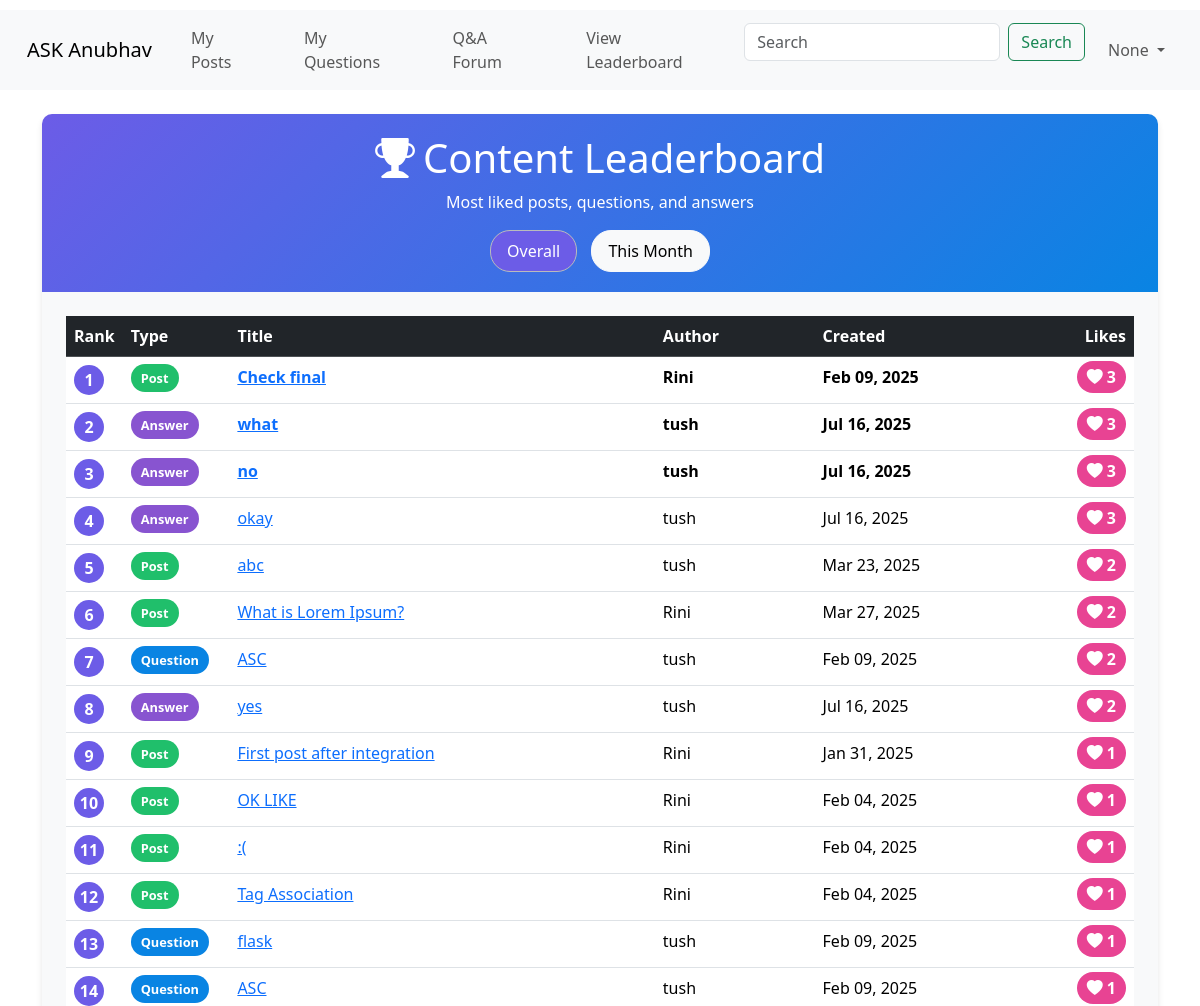
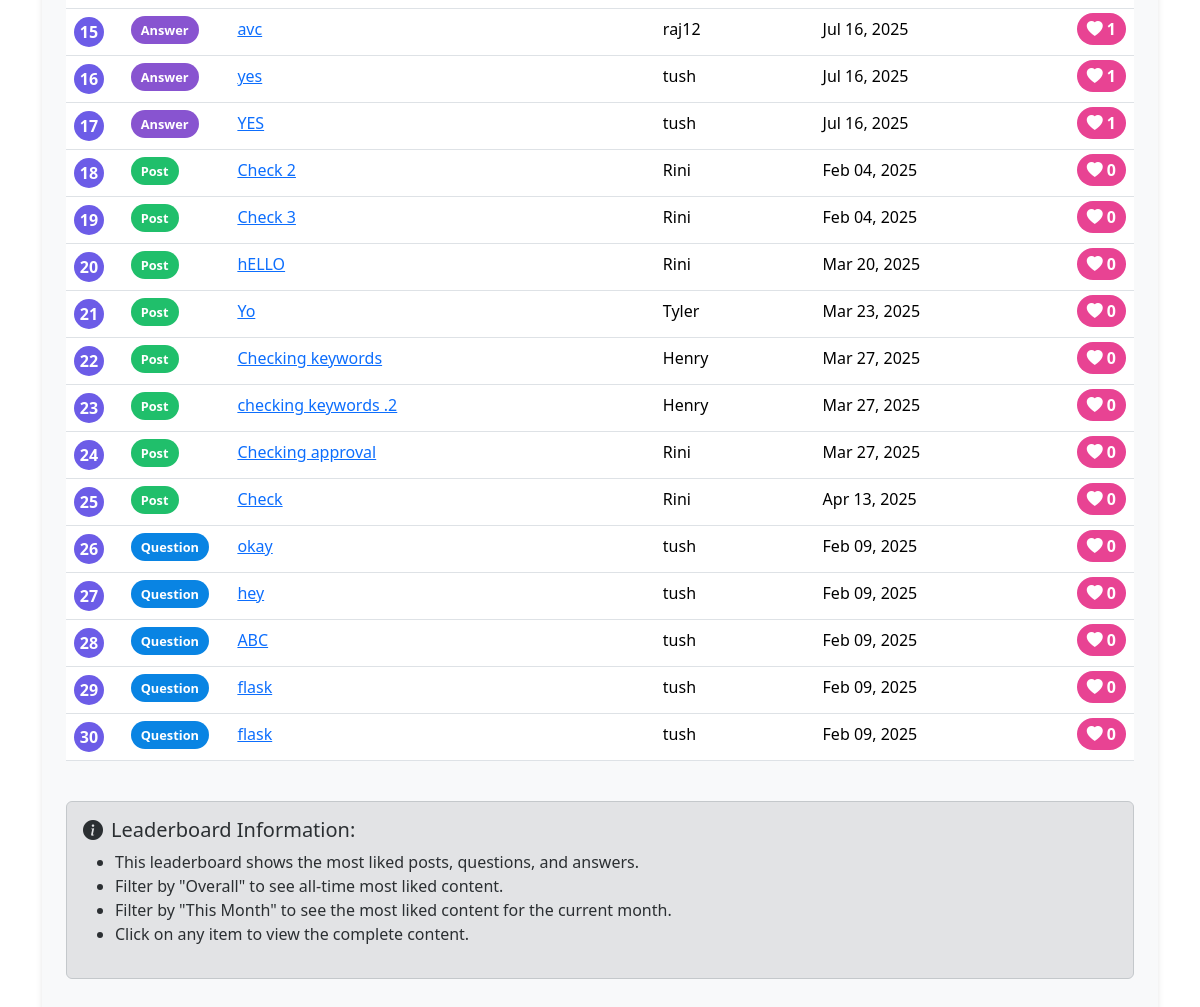
The app's page /leaderboard with its own data (2 pictures, top to bottom).
### merged.py (models this page shows, shortened)
class Post(db.Model):
    __tablename__ = 'post'
    id = db.Column(db.Integer, primary_key=True)
    title = db.Column(db.String(100), nullable=False)
    body = db.Column(db.Text, nullable=False)
    keywords = db.Column(db.String(255))
    date_of_post = db.Column(db.DateTime, default=lambda: datetime.now(timezone.utc))
    student_id = db.Column(db.Integer, nullable=False)
    like_count = db.Column(db.Integer, default=0)
    tags = db.relationship('Tag', secondary=post_tags, lazy='subquery', backref=db.backref('posts', lazy=True))
    approval = db.relationship('PostApproval', uselist=False, back_populates='post')

class User(db.Model):
    student_id = db.Column(db.Integer, primary_key=True)
    username = db.Column(db.String(100), nullable=False, unique=True)
    password = db.Column(db.String(100), nullable=False)
    is_faculty = db.Column(db.Boolean, default=False)
    email = db.Column(db.String(120), unique=True)

### merged.py (the view)
@app.route('/leaderboard')
def leaderboard():
    filter_type = request.args.get('filter', 'overall')
    posts_query = """
        SELECT
            'post' as content_type,
            p.id,
            p.title,
            p.like_count,
            u.username as author,
            p.date_of_post as date_created
        FROM
            post p
        JOIN
            user u ON p.student_id = u.student_id
    """
    questions_query = """
        SELECT
            'question' as content_type,
            q.id,
            q.title,
            q.like_count,
            u.username as author,
            p.date_of_post as date_created
        FROM
            question q
        JOIN
            user u ON q.student_id = u.student_id
        JOIN
            post p ON q.post_id = p.id
    """
    answers_query = """
        SELECT
            'answer' as content_type,
            a.id,
            CASE
                WHEN LENGTH(a.body) > 30 THEN SUBSTR(a.body, 1, 30) || '...'
                ELSE a.body
            END as title,
            a.like_count,
            u.username as author,
            CURRENT_TIMESTAMP as date_created
        FROM
            answer a
        JOIN
            user u ON a.student_id = u.student_id
    """
    if filter_type == 'month':
        first_day = datetime.now().replace(day=1, hour=0, minute=0, second=0, microsecond=0)
        posts_query += f" WHERE p.date_of_post >= '{first_day}'"
        questions_query += f" WHERE p.date_of_post >= '{first_day}'"
    combined_query = f"""
        {posts_query}
        UNION ALL
        {questions_query}
        UNION ALL
        {answers_query}
        ORDER BY like_count DESC
        LIMIT 30
    """
    results = db.session.execute(text(combined_query))
    leaderboard_data = []
    rank = 1
    for row in results:
        leaderboard_data.append({
            'rank': rank,
            'content_type': row.content_type,
            'id': row.id,
            'title': row.title if row.title else 'Untitled',
            'like_count': row.like_count or 0,
            'author': row.author,
            'date_created': row.date_created
        })
        rank += 1
    return render_template('ASK_Anubhav/Student/leaderboard.html', leaderboard=leaderboard_data, filter_type=filter_type, username=session.get('username'))

### merged.py (called while the page is built)
@app.context_processor
def inject_session():
    try:
        return dict(session=session)  # Inject session into all templates
    except Exception as e:
        print("Session not created due to: {str(e)}")
        return dict(session={})

@app.template_filter('datetime')
def format_datetime(value):
    if not value:
        return ""
    if isinstance(value, str):
        try:
            value = datetime.fromisoformat(value.replace('Z', '+00:00'))
        except Exception:
            try:
                value = datetime.strptime(value, '%Y-%m-%d %H:%M:%S')
            except Exception:
                return value
    return value.strftime('%b %d, %Y')

### templates/ASK_Anubhav/Student/leaderboard.html (shortened to what this page needs)
<!DOCTYPE html>
<html lang="en">
<head>
  <link rel="stylesheet" href="{{ url_for('static', filename='style.css') }}">
  <link href="https://cdn.jsdelivr.net/npm/bootstrap@5.3.3/dist/css/bootstrap.min.css" rel="stylesheet">
  <link href="https://cdn.jsdelivr.net/npm/bootstrap-icons/font/bootstrap-icons.css" rel="stylesheet">
</head>
<body>
    <nav class="navbar navbar-expand-lg bg-body-tertiary">
        <div class="container-fluid">
          <a class="navbar-brand" href="{{ url_for('index') }}">ASK Anubhav</a>
          <div class="collapse navbar-collapse" id="navbarSupportedContent">
            <ul class="navbar-nav me-auto mb-2 mb-lg-0">
              <li class="nav-item">
                <a class="nav-link" aria-current="page" href="{{ url_for('my_posts') }}">My Posts</a>
              </li>
              <li class="nav-item">
                <a class="nav-link" href="{{ url_for('my_questions') }}">My Questions</a>
              </li>
              <li class="nav-item">
                <a class="nav-link" href="{{ url_for('qa_forum') }}">Q&A Forum</a>
              </li>
              <li class="nav-item">
                <a class="nav-link" href="{{ url_for('leaderboard') }}">View Leaderboard</a>
              </li>
            </ul>
            <form class="d-flex mb-3" method="GET" action="{{ url_for('index') }}">
              <input class="form-control me-2" type="search" name="search" placeholder="Search" value="{{ search_query }}"
                aria-label="Search">
              <button class="btn btn-outline-success" type="submit">Search</button>
            </form>
            <ul class="navbar-nav">
              <li class="nav-item dropdown">
                <a class="nav-link dropdown-toggle" href="#" id="navbarDropdown" role="button" data-bs-toggle="dropdown"
                  aria-expanded="false">
                  {{ username }}
                </a>
              </li>
            </ul>
          </div>
        </div>
      </nav>
  <div class="container mt-4">
      <div class="leaderboard-card">
          <div class="leaderboard-header">
              <h1><i class="bi bi-trophy-fill me-2"></i>Content Leaderboard</h1>
              <p class="mb-0">Most liked posts, questions, and answers</p>
              <div class="mt-3">
                  <a href="{{ url_for('leaderboard', filter='overall') }}"
                     class="btn btn-light filter-btn {% if filter_type == 'overall' %}active{% endif %}">
                      Overall
                  </a>
                  <a href="{{ url_for('leaderboard', filter='month') }}"
                     class="btn btn-light filter-btn {% if filter_type == 'month' %}active{% endif %}">
                      This Month
                  </a>
              </div>
          </div>
          <div class="p-4">
              {% if leaderboard %}
                  <div class="table-responsive">
                      <table class="table table-hover">
                          <thead class="table-dark">
                              <tr>
                                  <th width="5%">Rank</th>
                                  <th width="10%">Type</th>
                                  <th width="40%">Title</th>
                                  <th width="15%">Author</th>
                                  <th width="15%">Created</th>
                                  <th width="15%" class="text-end">Likes</th>
                              </tr>
                          </thead>
                          <tbody>
                              {% for item in leaderboard %}
                                  <tr class="{% if item.rank == 1 %}rank-1{% elif item.rank == 2 %}rank-2{% elif item.rank == 3 %}rank-3{% endif %}">
                                      <td>
                                          <div class="rank-badge">{{ item.rank }}</div>
                                      </td>
                                      <td>
                                          <span class="type-badge type-{{ item.content_type }}">
                                              {{ item.content_type|capitalize }}
                                          </span>
                                      </td>
                                      <td>
                                        {% if item.content_type == 'post' %}
                                            <a href="{{ url_for('view_post', post_id=item.id) }}">{{ item.title }}</a>
                                        {% elif item.content_type == 'question' %}
                                            <a href="{{ url_for('qa_forum') }}#question-{{ item.id }}">{{ item.title }}</a>
                                        {% else %}
                                            <a href="{{ url_for('qa_forum') }}#answer-{{ item.id }}">{{ item.title }}</a>
                                        {% endif %}
                                    </td>
                                      <td>{{ item.author }}</td>
                                      <td>{{ item.date_created|datetime }}</td>
                                      <td class="text-end">
                                          <span class="like-badge">
                                              <i class="bi bi-heart-fill me-1"></i>{{ item.like_count }}
                                          </span>
                                      </td>
                                  </tr>
                              {% endfor %}
                          </tbody>
                      </table>
                  </div>
              {% else %}
                  <div class="alert alert-info">
                      <i class="bi bi-info-circle-fill me-2"></i>No liked content found for the selected period.
                  </div>
              {% endif %}
              <div class="mt-4 alert alert-secondary">
                  <h5><i class="bi bi-info-circle-fill me-2"></i>Leaderboard Information:</h5>
                  <ul>
                      <li>This leaderboard shows the most liked posts, questions, and answers.</li>
                      <li>Filter by "Overall" to see all-time most liked content.</li>
                      <li>Filter by "This Month" to see the most liked content for the current month.</li>
                      <li>Click on any item to view the complete content.</li>
                  </ul>
              </div>
          </div>
      </div>
  </div>
</body>
</html>

### static/ASK_Anubhav/style.css (style rules this page uses)
:root { --color-bg: #69F7BE; --color-text-main: #000000; --color-primary: #FFFF00; --wrapper-height: 87vh; --image-max-width: 300px; --image-margin: 3rem; --font-family: "HK Grotesk"; --font-family-header: "HK Grotesk"; }
* { box-sizing: border-box; }
body { font-family: HK Grotesk; background-color: var(--color-bg); }
button, input { font-family: inherit; font-size: 100%; background: #FFFFFF; border: 1px solid #000000; box-sizing: border-box; border-radius: 4px; padding: 0.5rem 1rem; transition: 500ms; }
nav { margin-top: 10px; position: relative; }
nav a { margin: 0 15px; text-decoration: none; color: #333; font-size: 1.2em; transition: color 0.3s; }

### templates/ASK_Anubhav/Student/leaderboard.html (style rules this page uses)
.leaderboard-card { background-color: #f8f9fa; border-radius: 10px; box-shadow: 0 4px 6px rgba(0, 0, 0, 0.1); overflow: hidden; }
.leaderboard-header { background: linear-gradient(135deg, #6c5ce7, #0984e3); color: white; padding: 20px; text-align: center; }
.type-badge { padding: 5px 10px; border-radius: 20px; font-size: 0.8rem; font-weight: bold; }
.type-post { background-color: #20bf6b; color: white; }
.type-question { background-color: #0984e3; color: white; }
.type-answer { background-color: #8854d0; color: white; }
.like-badge { background-color: #e84393; color: white; border-radius: 20px; padding: 5px 10px; font-weight: bold; }
.rank-badge { background-color: #6c5ce7; color: white; border-radius: 50%; width: 30px; height: 30px; display: flex; align-items: center; justify-content: center; font-weight: bold; }
.rank-1, .rank-2, .rank-3 { font-weight: bold; }
.rank-1 { background-color: rgba(255, 215, 0, 0.2); }
.rank-2 { background-color: rgba(192, 192, 192, 0.2); }
.rank-3 { background-color: rgba(205, 127, 50, 0.2); }
.filter-btn { border-radius: 20px; padding: 8px 16px; margin: 0 5px; }
.filter-btn.active { background-color: #6c5ce7; color: white; }

### records on screen
Post: rank "1", content_type "Post", title "Check final", author "Rini", date_created "Feb 09, 2025", like_count "3"
User: rank "2", content_type "Answer", title "what", author "tush", date_created "Jul 16, 2025", like_count "3", rank "3", title "no", rank "4", title "okay", rank "7", content_type "Question", title "ASC", date_created "Feb 09, 2025", like_count "2", rank "8", title "yes", rank "13", title "flask", like_count "1", rank "14", rank "16", rank "17", title "YES", rank "26", like_count "0", rank "27", title "hey", rank "28", title "ABC", rank "29", rank "30"
Post: rank "5", content_type "Post", title "abc", author "tush", date_created "Mar 23, 2025", like_count "2"
Post: rank "6", content_type "Post", title "What is Lorem Ipsum?", author "Rini", date_created "Mar 27, 2025", like_count "2"
Post: rank "9", content_type "Post", title "First post after integration", author "Rini", date_created "Jan 31, 2025", like_count "1"
Post: rank "10", content_type "Post", title "OK LIKE", author "Rini", date_created "Feb 04, 2025", like_count "1"
Post: rank "11", content_type "Post", title ":(", author "Rini", date_created "Feb 04, 2025", like_count "1"
Post: rank "12", content_type "Post", title "Tag Association", author "Rini", date_created "Feb 04, 2025", like_count "1"
User: rank "15", content_type "Answer", title "avc", author "raj12", date_created "Jul 16, 2025", like_count "1"
Post: rank "18", content_type "Post", title "Check 2", author "Rini", date_created "Feb 04, 2025", like_count "0"
Post: rank "19", content_type "Post", title "Check 3", author "Rini", date_created "Feb 04, 2025", like_count "0"
Post: rank "20", content_type "Post", title "hELLO", author "Rini", date_created "Mar 20, 2025", like_count "0"
Post: rank "21", content_type "Post", title "Yo", author "Tyler", date_created "Mar 23, 2025", like_count "0"
Post: rank "22", content_type "Post", title "Checking keywords", author "Henry", date_created "Mar 27, 2025", like_count "0"
Post: rank "23", content_type "Post", title "checking keywords .2", author "Henry", date_created "Mar 27, 2025", like_count "0"
Post: rank "24", content_type "Post", title "Checking approval", author "Rini", date_created "Mar 27, 2025", like_count "0"
Post: rank "25", content_type "Post", title "Check", author "Rini", date_created "Apr 13, 2025", like_count "0"

### other values on screen
{{ username }} "None"
